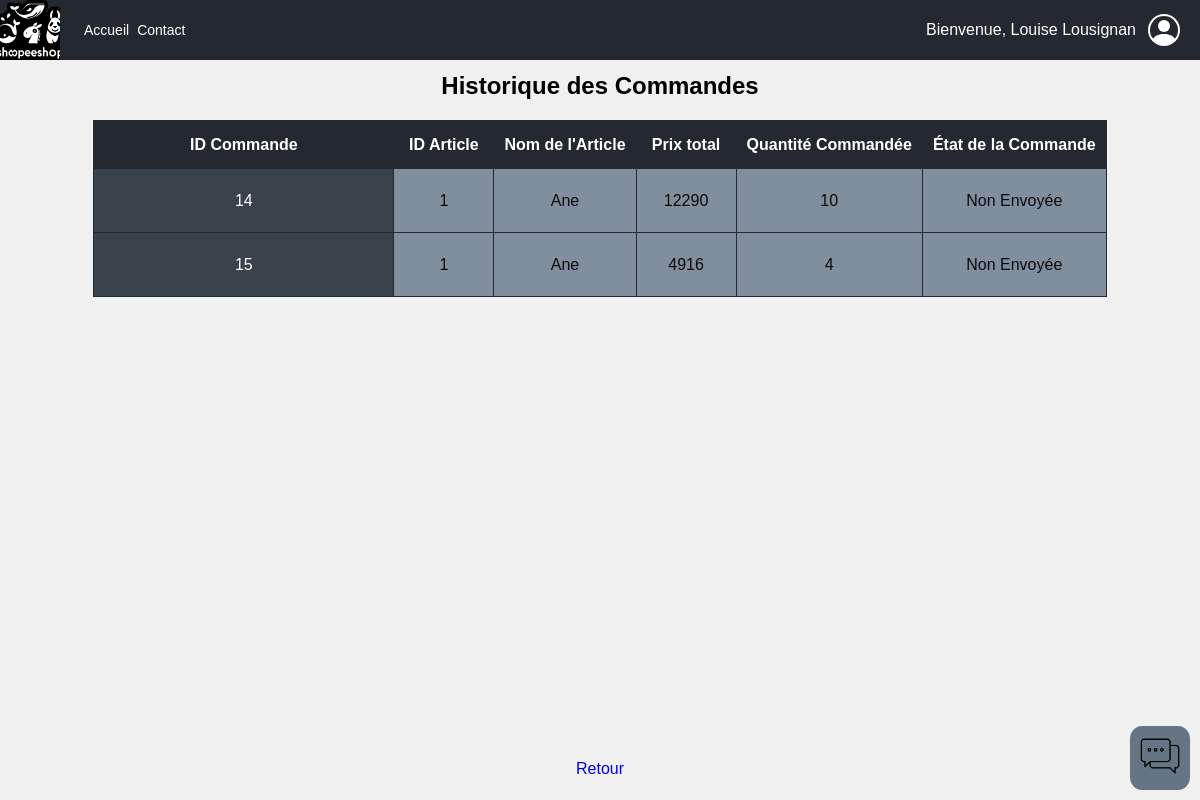
Page /historique.php (signed in) on the committed database.
### tables this page shows
CREATE TABLE `Commandes` (
  `id_commande` int NOT NULL,
  `id_art` int DEFAULT NULL,
  `id_client` int DEFAULT NULL,
  `quantite` int DEFAULT NULL,
  `envoi` tinyint(1) DEFAULT '0'
);

CREATE TABLE `Articles` (
  `id_art` int NOT NULL,
  `id_stripe` varchar(55) NOT NULL,
  `nom` varchar(25) NOT NULL,
  `quantite` int NOT NULL,
  `prix` float NOT NULL,
  `url_photo` varchar(40) NOT NULL,
  `description` text NOT NULL
);

### historique.php (the view, shortened to what this page needs)
<?php
require_once "includes/config.php";
require_once "includes/head.php";
include_once "includes/navbar.php";
$query = "SELECT Commandes.id_commande, Commandes.id_art, Articles.nom, Articles.prix, Commandes.quantite, Commandes.envoi
          FROM Commandes
          JOIN Articles ON Commandes.id_art = Articles.id_art
          WHERE Commandes.id_client = :id_client";
$sth = $conn->prepare($query);
$sth->bindParam(":id_client", $_SESSION["client"]["id_client"], PDO::PARAM_INT);
$sth->execute();
$all = $sth->fetchAll();
?>
<main>
    <h1>Historique des Commandes</h1>
    <table>
        <tr>
            <th>ID Commande</th>
            <th>ID Article</th>
            <th>Nom de l'Article</th>
            <th>Prix total</th>
            <th>Quantité Commandée</th>
            <th>État de la Commande</th>
        </tr>
        <?php
        if (!empty($all)) {
            foreach($all as $row) {
                $prixTotal = $row['prix']*$row['quantite'];
                echo <<<HTML
                <tr>
                    <td>$row[id_commande]</td>
                    <td>$row[id_art]</td>
                    <td>$row[nom]</td>
                    <td>$prixTotal</td>
                    <td>$row[quantite]</td>
HTML;
                echo '<td>'.($row['envoi'] ? "Envoyée" : "Non Envoyée").'</td>';
                echo '</tr>';
            }
        } else {
            echo "<tr><td colspan='6'>Aucune commande trouvée.</td></tr>";
            var_dump($_SESSION);
        }
        ?>
    </table>
</main>
<?php
include_once 'includes/footer.php';
include_once 'includes/chat.php'
?>
</body>
</html>

### styles/style.css (style rules this page uses)
* { margin: 0; padding: 0; box-sizing: border-box; white-space: normal; }
body { font-family: sans-serif; font-size: 16px; }
main { padding: 0 auto; margin: calc(60px + 1%) 30px 0; }
h1 { text-align: center; margin-bottom: 20px; }
table { margin: 0 auto; border-collapse: collapse; text-align: center; }
table td, table th { border: 1px solid #24292F; padding: 5px 10px; }
table th { background-color: #24292F; color: #fff; height: 6vh; }
table td { background-color: #818e9e; color: #0D0A0B; min-width: 100px; }
table td:first-child { height: 8vh; min-width: 300px; background-color: #3a424c; color: #fff; }
body { font-family: Arial, sans-serif; margin: 0; padding: 0; background-color: #f0f0f0; }
h1 { font-size: 24px; }

### rows in the picture
commandes: id_commande "14", id_art "1", id_art.nom "Ane", prixTotal "12290", quantite "10", envoi "Non Envoyée"
commandes: id_commande "15", id_art "1", id_art.nom "Ane", prixTotal "4916", quantite "4", envoi "Non Envoyée"

### other values in the picture
$_SESSION["client"]["prenom"] "Louise"
$_SESSION["client"]["nom"] "Lousignan"
